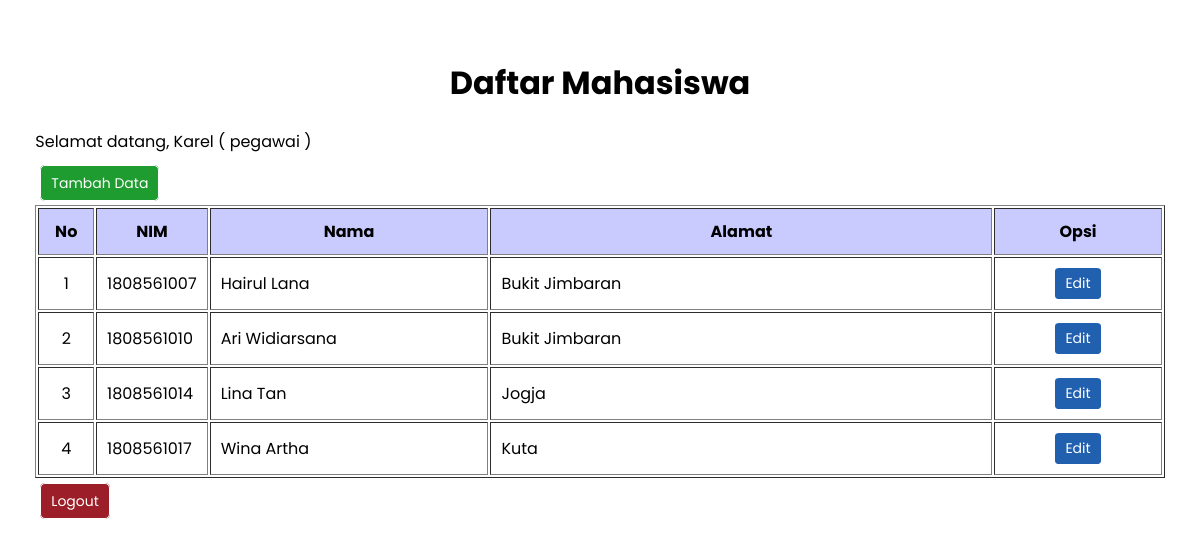
The page /index.php (signed in) on the database its author committed.
### tables this page shows
CREATE TABLE `mahasiswa` (
  `id` int(11) NOT NULL,
  `nim` varchar(10) NOT NULL,
  `nama` varchar(25) NOT NULL,
  `alamat` varchar(50) NOT NULL
);

### function.php (called while the page is built, shortened)
<?php
$conn = mysqli_connect("localhost", "root", "", "praktikum12");
function query($query)
{
    global $conn;
    $result = mysqli_query($conn, $query);
    $rows = [];
    while ($row = mysqli_fetch_assoc($result)) {
        $rows[] = $row;
    }
    return $rows;
}

### index.php (the view, shortened to what this page needs)
<?php
require "function.php";
?>
<!DOCTYPE html>
<html lang="en">
<head>
    <link rel="stylesheet" href="css/style.css">
</head>
<body>
    <div class="content">
        <h1 class="title">Daftar Mahasiswa</h1>
        <p>Selamat datang, <?= $_SESSION['nama'] . ' ( ' . $_SESSION['role'] . ' )' ?></p>
        <a href="input.php" class="btn primary">Tambah Data</a>
        <table border="1" cellpadding="10" style="width: 100%; margin:10px 0px;">
            <tr>
                <th style="width: 5%;">No</th>
                <th style="width: 10%;">NIM</th>
                <th style="width: 25%;">Nama</th>
                <th style="width: 45%;">Alamat</th>
                <th style="width: 15%;">Opsi</th>
            </tr>
            <?php $i = 0; ?>
            <?php $mahasiswa = query("SELECT * FROM mahasiswa"); ?>
            <?php foreach ($mahasiswa as $mhs) : ?>
                <tr>
                    <td style="text-align: center;"><?= ++$i; ?></td>
                    <td><?= $mhs['nim']; ?></td>
                    <td><?= $mhs['nama']; ?></td>
                    <td><?= $mhs['alamat']; ?></td>
                    <td style="
                            display:flex;
                            align-items: center;
                            justify-content: center;
                        ">
                        <a href="edit.php?id=<?= $mhs['id'] ?>" class="opsi info">Edit</a>
                    </td>
                </tr>
            <?php endforeach; ?>
        </table>
        <a href="logout.php" class="btn danger">Logout</a>
    </div>
</body>
</html>

### css/style.css (style rules this page uses)
body, input { font-family: 'Poppins', sans-serif; }
.content { width: fit-content; margin: auto; margin-top: 5%; }
a { text-decoration: none; }
th { background-color: #c9cbff; }
.btn { padding: 7px 10px; margin: 15px 5px; border: 1px; border-radius: 5px; border-style: solid; width: fit-content; font-size: 14px; cursor: pointer; }
.primary { background-color: #1e9c2f; color: white; }
.danger { background-color: #9c1e28; color: white; }
.info { background-color: #215faf; color: white; }
.title { text-align: center; }
.opsi { width: fit-content; font-size: 14px; border-radius: 10%; padding: 5px 10px; margin: 0px 5px; }

### rows shown on the page
mahasiswa: nim "1808561007", nama "Hairul Lana", alamat "Bukit Jimbaran"
mahasiswa: nim "1808561010", nama "Ari Widiarsana", alamat "Bukit Jimbaran"
mahasiswa: nim "1808561014", nama "Lina Tan", alamat "Jogja"
mahasiswa: nim "1808561017", nama "Wina Artha", alamat "Kuta"

### other values the page prints
$_SESSION['nama'] "Karel"
$_SESSION['role'] "pegawai"
